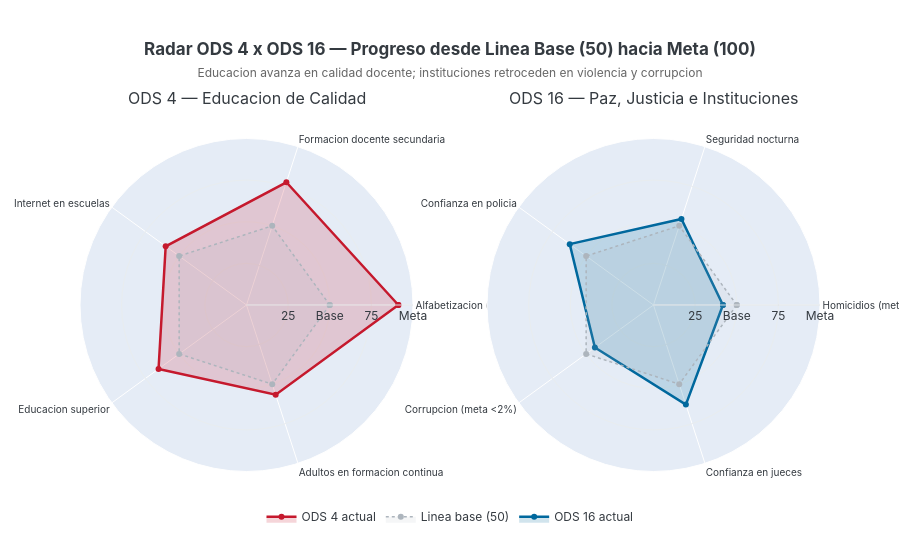

The cell this chart's notebook holds for it:
### Markdown cell above
## Acto VII — Radar: ¿Dónde Estamos Parados?
Puntuación normalizada 0-100 donde **50 = línea base histórica**, **100 = meta cumplida**.
La educación avanza en algunos frentes (alfabetización, formación docente) pero hay retrocesos
en infraestructura digital. Las instituciones muestran un perfil de estancamiento en violencia
y corrupción, con modesta mejoría en confianza institucional.

### Code cell
# ══════════════════════════════════════════════════════════════════════════════
# FIGURA 7 — Radar ODS 4 × ODS 16
# ══════════════════════════════════════════════════════════════════════════════

# (label, base, actual, meta, mayor_mejor)
ods4_data = [
    ('Alfabetizacion\n(meta 100%)',         95.48, 99.20, 100.0, True),
    ('Formacion docente\nsecundaria',        70.78, 86.84, 100.0, True),
    ('Internet en\nescuelas',               38.29, 46.65,  80.0, True),
    ('Educacion\nsuperior',                 34.51, 43.83,  65.0, True),
    ('Adultos en\nformacion continua',       33.55, 37.07,  60.0, True),
]

ods16_data = [
    ('Homicidios\n(meta <5/100k)',           22.45, 25.36,   5.0, False),
    ('Seguridad\nnocturna',                  38.62, 41.33,  70.0, True),
    ('Confianza\nen policia',                55.50, 61.47,  80.0, True),
    ('Corrupcion\n(meta <2%)',               12.59, 13.97,   2.0, False),
    ('Confianza\nen jueces',                 53.74, 60.53,  80.0, True),
]

cats4  = [d[0] for d in ods4_data]
scores4 = [normalizar(d[2], d[1], d[3], d[4]) for d in ods4_data]

cats16  = [d[0] for d in ods16_data]
scores16 = [normalizar(d[2], d[1], d[3], d[4]) for d in ods16_data]

fig7 = make_subplots(
    rows=1, cols=2,
    specs=[[{'type': 'polar'}, {'type': 'polar'}]],
    subplot_titles=['ODS 4 — Educacion de Calidad', 'ODS 16 — Paz, Justicia e Instituciones']
)

# ODS 4 radar
theta4 = cats4 + [cats4[0]]
r4     = scores4 + [scores4[0]]

fig7.add_trace(go.Scatterpolar(
    r=r4, theta=theta4,
    fill='toself', fillcolor='rgba(197,25,45,0.18)',
    line=dict(color=C_ODS4, width=2.5),
    name='ODS 4 actual',
    hovertemplate='<b>%{theta}</b><br>Score: <b>%{r:.1f}/100</b><extra></extra>'
), row=1, col=1)

fig7.add_trace(go.Scatterpolar(
    r=[50]*len(cats4) + [50],
    theta=theta4,
    fill='toself', fillcolor='rgba(173,181,189,0.12)',
    line=dict(color='#ADB5BD', width=1.5, dash='dot'),
    name='Linea base (50)',
    showlegend=True
), row=1, col=1)

# ODS 16 radar
theta16 = cats16 + [cats16[0]]
r16     = scores16 + [scores16[0]]

fig7.add_trace(go.Scatterpolar(
    r=r16, theta=theta16,
    fill='toself', fillcolor='rgba(0,104,157,0.18)',
    line=dict(color=C_ODS16, width=2.5),
    name='ODS 16 actual',
    hovertemplate='<b>%{theta}</b><br>Score: <b>%{r:.1f}/100</b><extra></extra>'
), row=1, col=2)

fig7.add_trace(go.Scatterpolar(
    r=[50]*len(cats16) + [50],
    theta=theta16,
    fill='toself', fillcolor='rgba(173,181,189,0.12)',
    line=dict(color='#ADB5BD', width=1.5, dash='dot'),
    name='Linea base (50)',
    showlegend=False
), row=1, col=2)

# Anotaciones de score
for i, (cat, score) in enumerate(zip(cats4, scores4)):
    color = C_MEJORA if score >= 70 else C_ACENTO if score >= 55 else C_ALERTA
    print('{}: {:.1f}/100'.format(cat.replace(chr(10), ' '), score))

print()
for cat, score in zip(cats16, scores16):
    color = C_MEJORA if score >= 70 else C_ACENTO if score >= 55 else C_ALERTA
    print('{}: {:.1f}/100'.format(cat.replace(chr(10), ' '), score))

polar_style = dict(
    radialaxis=dict(
        visible=True, range=[0, 100],
        tickvals=[25, 50, 75, 100],
        ticktext=['25', 'Base', '75', 'Meta'],
        gridcolor='#E9ECEF', linecolor='#DEE2E6'
    ),
    angularaxis=dict(tickfont=dict(size=10))
)

fig7.update_layout(
    polar=polar_style,
    polar2=polar_style,
    title=dict(
        text='<b>Radar ODS 4 x ODS 16 — Progreso desde Linea Base (50) hacia Meta (100)</b><br>'
             '<span style="font-size:12px;color:#666;font-weight:normal">'
             'Educacion avanza en calidad docente; instituciones retroceden en violencia y corrupcion</span>',
        x=0.5, xanchor='center'
    ),
    height=560, paper_bgcolor='white',
    font=dict(family='Inter, Arial, sans-serif', color=C_LINEA),
    legend=dict(
        orientation='h', yanchor='bottom', y=-0.08, xanchor='center', x=0.5
    ),
    margin=dict(t=110, b=60)
)
fig7.show()

### Figure 1 — Plotly figure (JSON) as saved in the notebook; plotly's stock layout.template omitted (floating-point values rounded to 4 significant figures)
{"data": [{"fill": "toself", "fillcolor": "rgba(197,25,45,0.18)", "hovertemplate": "<b>%{theta}</b><br>Score: <b>%{r:.1f}/100</b><extra></extra>", "line": {"color": "#C5192D", "width": 2.5}, "name": "ODS 4 actual", "r": [91.2, 77.5, 60, 65.3, 56.7, 91.2], "subplot": "polar", "theta": ["Alfabetizacion\n(meta 100%)", "Formacion docente\nsecundaria", "Internet en\nescuelas", "Educacion\nsuperior", "Adultos en\nformacion continua", "Alfabetizacion\n(meta 100%)"], "type": "scatterpolar"}, {"fill": "toself", "fillcolor": "rgba(173,181,189,0.12)", "line": {"color": "#ADB5BD", "dash": "dot", "width": 1.5}, "name": "Linea base (50)", "r": [50, 50, 50, 50, 50, 50], "showlegend": true, "subplot": "polar", "theta": ["Alfabetizacion\n(meta 100%)", "Formacion docente\nsecundaria", "Internet en\nescuelas", "Educacion\nsuperior", "Adultos en\nformacion continua", "Alfabetizacion\n(meta 100%)"], "type": "scatterpolar"}, {"fill": "toself", "fillcolor": "rgba(0,104,157,0.18)", "hovertemplate": "<b>%{theta}</b><br>Score: <b>%{r:.1f}/100</b><extra></extra>", "line": {"color": "#00689D", "width": 2.5}, "name": "ODS 16 actual", "r": [41.7, 54.3, 62.2, 43.5, 62.9, 41.7], "subplot": "polar2", "theta": ["Homicidios\n(meta <5/100k)", "Seguridad\nnocturna", "Confianza\nen policia", "Corrupcion\n(meta <2%)", "Confianza\nen jueces", "Homicidios\n(meta <5/100k)"], "type": "scatterpolar"}, {"fill": "toself", "fillcolor": "rgba(173,181,189,0.12)", "line": {"color": "#ADB5BD", "dash": "dot", "width": 1.5}, "name": "Linea base (50)", "r": [50, 50, 50, 50, 50, 50], "showlegend": false, "subplot": "polar2", "theta": ["Homicidios\n(meta <5/100k)", "Seguridad\nnocturna", "Confianza\nen policia", "Corrupcion\n(meta <2%)", "Confianza\nen jueces", "Homicidios\n(meta <5/100k)"], "type": "scatterpolar"}], "layout": {"annotations": [{"font": {"size": 16}, "showarrow": false, "text": "ODS 4 — Educacion de Calidad", "x": 0.225, "xanchor": "center", "xref": "paper", "y": 1, "yanchor": "bottom", "yref": "paper"}, {"font": {"size": 16}, "showarrow": false, "text": "ODS 16 — Paz, Justicia e Instituciones", "x": 0.775, "xanchor": "center", "xref": "paper", "y": 1, "yanchor": "bottom", "yref": "paper"}], "font": {"color": "#343A40", "family": "Inter, Arial, sans-serif"}, "height": 560, "legend": {"orientation": "h", "x": 0.5, "xanchor": "center", "y": -0.08, "yanchor": "bottom"}, "margin": {"b": 60, "t": 110}, "paper_bgcolor": "white", "polar": {"angularaxis": {"tickfont": {"size": 10}}, "domain": {"x": [0, 0.45], "y": [0, 1]}, "radialaxis": {"gridcolor": "#E9ECEF", "linecolor": "#DEE2E6", "range": [0, 100], "ticktext": ["25", "Base", "75", "Meta"], "tickvals": [25, 50, 75, 100], "visible": true}}, "polar2": {"angularaxis": {"tickfont": {"size": 10}}, "domain": {"x": [0.55, 1], "y": [0, 1]}, "radialaxis": {"gridcolor": "#E9ECEF", "linecolor": "#DEE2E6", "range": [0, 100], "ticktext": ["25", "Base", "75", "Meta"], "tickvals": [25, 50, 75, 100], "visible": true}}, "title": {"text": "<b>Radar ODS 4 x ODS 16 — Progreso desde Linea Base (50) hacia Meta (100)</b><br><span style=\"font-size:12px;color:#666;font-weight:normal\">Educacion avanza en calidad docente; instituciones retroceden en violencia y corrupcion</span>", "x": 0.5, "xanchor": "center"}}}
